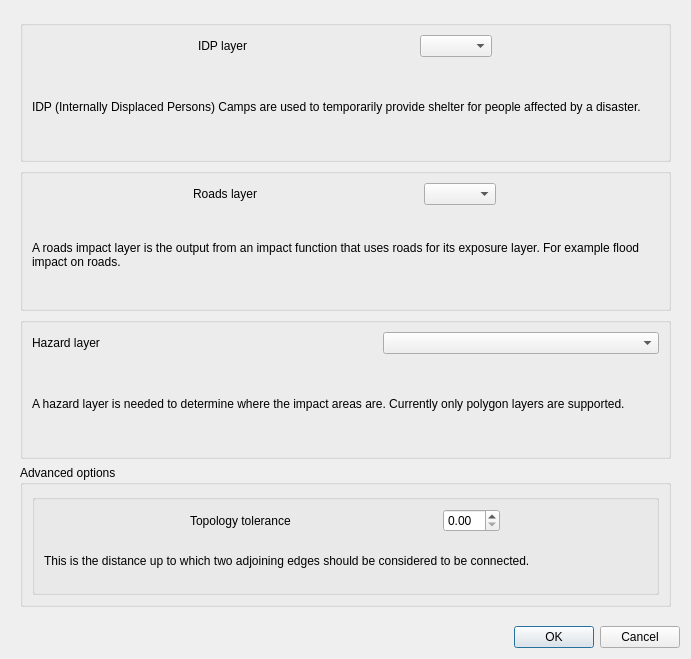
<?xml version="1.0" encoding="UTF-8"?>
<ui version="4.0">
 <class>RoutingAnalysisDialogBase</class>
 <widget class="QDialog" name="RoutingAnalysisDialogBase">
  <property name="geometry">
   <rect>
    <x>0</x>
    <y>0</y>
    <width>691</width>
    <height>659</height>
   </rect>
  </property>
  <property name="sizePolicy">
   <sizepolicy hsizetype="MinimumExpanding" vsizetype="Preferred">
    <horstretch>0</horstretch>
    <verstretch>0</verstretch>
   </sizepolicy>
  </property>
  <property name="windowTitle">
   <string>Hazard to IDP Routing</string>
  </property>
  <layout class="QVBoxLayout" name="verticalLayout_7">
   <property name="spacing">
    <number>10</number>
   </property>
   <item>
    <widget class="QScrollArea" name="scrollArea">
     <property name="sizePolicy">
      <sizepolicy hsizetype="Minimum" vsizetype="Expanding">
       <horstretch>0</horstretch>
       <verstretch>0</verstretch>
      </sizepolicy>
     </property>
     <property name="frameShape">
      <enum>QFrame::NoFrame</enum>
     </property>
     <property name="frameShadow">
      <enum>QFrame::Plain</enum>
     </property>
     <property name="horizontalScrollBarPolicy">
      <enum>Qt::ScrollBarAlwaysOff</enum>
     </property>
     <property name="widgetResizable">
      <bool>true</bool>
     </property>
     <widget class="QWidget" name="scrollAreaWidgetContents">
      <property name="geometry">
       <rect>
        <x>0</x>
        <y>0</y>
        <width>683</width>
        <height>611</height>
       </rect>
      </property>
      <layout class="QVBoxLayout" name="verticalLayout_6">
       <item>
        <widget class="QGroupBox" name="groupBox">
         <property name="sizePolicy">
          <sizepolicy hsizetype="MinimumExpanding" vsizetype="Preferred">
           <horstretch>0</horstretch>
           <verstretch>0</verstretch>
          </sizepolicy>
         </property>
         <property name="title">
          <string/>
         </property>
         <layout class="QVBoxLayout" name="verticalLayout">
          <item>
           <layout class="QHBoxLayout" name="horizontalLayout">
            <item>
             <widget class="QLabel" name="label">
              <property name="sizePolicy">
               <sizepolicy hsizetype="Maximum" vsizetype="Preferred">
                <horstretch>0</horstretch>
                <verstretch>0</verstretch>
               </sizepolicy>
              </property>
              <property name="text">
               <string>IDP layer</string>
              </property>
             </widget>
            </item>
            <item>
             <widget class="QComboBox" name="comboBox">
              <property name="sizePolicy">
               <sizepolicy hsizetype="Maximum" vsizetype="Fixed">
                <horstretch>0</horstretch>
                <verstretch>0</verstretch>
               </sizepolicy>
              </property>
             </widget>
            </item>
           </layout>
          </item>
          <item>
           <widget class="QLabel" name="label_3">
            <property name="sizePolicy">
             <sizepolicy hsizetype="Minimum" vsizetype="Preferred">
              <horstretch>0</horstretch>
              <verstretch>0</verstretch>
             </sizepolicy>
            </property>
            <property name="frameShape">
             <enum>QFrame::NoFrame</enum>
            </property>
            <property name="text">
             <string>IDP (Internally Displaced Persons) Camps are used to temporarily provide shelter for people affected by a disaster.</string>
            </property>
            <property name="scaledContents">
             <bool>false</bool>
            </property>
            <property name="wordWrap">
             <bool>true</bool>
            </property>
           </widget>
          </item>
         </layout>
        </widget>
       </item>
       <item>
        <widget class="QGroupBox" name="groupBox_2">
         <property name="sizePolicy">
          <sizepolicy hsizetype="Minimum" vsizetype="Preferred">
           <horstretch>0</horstretch>
           <verstretch>0</verstretch>
          </sizepolicy>
         </property>
         <property name="title">
          <string/>
         </property>
         <layout class="QVBoxLayout" name="verticalLayout_2">
          <item>
           <layout class="QHBoxLayout" name="horizontalLayout_2">
            <item>
             <widget class="QLabel" name="label_2">
              <property name="sizePolicy">
               <sizepolicy hsizetype="Maximum" vsizetype="Preferred">
                <horstretch>0</horstretch>
                <verstretch>0</verstretch>
               </sizepolicy>
              </property>
              <property name="text">
               <string>Roads layer</string>
              </property>
             </widget>
            </item>
            <item>
             <widget class="QComboBox" name="comboBox_2">
              <property name="sizePolicy">
               <sizepolicy hsizetype="Maximum" vsizetype="Fixed">
                <horstretch>0</horstretch>
                <verstretch>0</verstretch>
               </sizepolicy>
              </property>
             </widget>
            </item>
           </layout>
          </item>
          <item>
           <widget class="QLabel" name="label_4">
            <property name="sizePolicy">
             <sizepolicy hsizetype="Minimum" vsizetype="Preferred">
              <horstretch>0</horstretch>
              <verstretch>0</verstretch>
             </sizepolicy>
            </property>
            <property name="text">
             <string>A roads impact layer is the output from an impact function that uses roads for its exposure layer. For example flood impact on roads.</string>
            </property>
            <property name="wordWrap">
             <bool>true</bool>
            </property>
           </widget>
          </item>
         </layout>
        </widget>
       </item>
       <item>
        <widget class="QGroupBox" name="groupBox_3">
         <property name="sizePolicy">
          <sizepolicy hsizetype="Preferred" vsizetype="Preferred">
           <horstretch>0</horstretch>
           <verstretch>0</verstretch>
          </sizepolicy>
         </property>
         <property name="title">
          <string/>
         </property>
         <layout class="QVBoxLayout" name="verticalLayout_3">
          <item>
           <layout class="QHBoxLayout" name="horizontalLayout_3">
            <item>
             <widget class="QLabel" name="label_5">
              <property name="sizePolicy">
               <sizepolicy hsizetype="Maximum" vsizetype="Preferred">
                <horstretch>0</horstretch>
                <verstretch>0</verstretch>
               </sizepolicy>
              </property>
              <property name="text">
               <string>Hazard layer</string>
              </property>
             </widget>
            </item>
            <item>
             <spacer name="horizontalSpacer_2">
              <property name="orientation">
               <enum>Qt::Horizontal</enum>
              </property>
              <property name="sizeHint" stdset="0">
               <size>
                <width>40</width>
                <height>20</height>
               </size>
              </property>
             </spacer>
            </item>
            <item>
             <widget class="QComboBox" name="comboBox_3">
              <property name="sizePolicy">
               <sizepolicy hsizetype="MinimumExpanding" vsizetype="Fixed">
                <horstretch>0</horstretch>
                <verstretch>0</verstretch>
               </sizepolicy>
              </property>
             </widget>
            </item>
           </layout>
          </item>
          <item>
           <widget class="QLabel" name="label_6">
            <property name="sizePolicy">
             <sizepolicy hsizetype="Minimum" vsizetype="Preferred">
              <horstretch>0</horstretch>
              <verstretch>0</verstretch>
             </sizepolicy>
            </property>
            <property name="text">
             <string>A hazard layer is needed to determine where the impact areas are. Currently only polygon layers are supported.</string>
            </property>
            <property name="wordWrap">
             <bool>true</bool>
            </property>
           </widget>
          </item>
         </layout>
        </widget>
       </item>
       <item>
        <widget class="QGroupBox" name="groupBox_4">
         <property name="sizePolicy">
          <sizepolicy hsizetype="Expanding" vsizetype="Preferred">
           <horstretch>0</horstretch>
           <verstretch>0</verstretch>
          </sizepolicy>
         </property>
         <property name="title">
          <string>Advanced options</string>
         </property>
         <property name="checkable">
          <bool>false</bool>
         </property>
         <layout class="QVBoxLayout" name="verticalLayout_4">
          <item>
           <widget class="QGroupBox" name="groupBox_5">
            <property name="title">
             <string/>
            </property>
            <layout class="QVBoxLayout" name="verticalLayout_5">
             <item>
              <layout class="QHBoxLayout" name="horizontalLayout_4">
               <item>
                <widget class="QLabel" name="label_7">
                 <property name="sizePolicy">
                  <sizepolicy hsizetype="Maximum" vsizetype="Preferred">
                   <horstretch>0</horstretch>
                   <verstretch>0</verstretch>
                  </sizepolicy>
                 </property>
                 <property name="text">
                  <string>Topology tolerance</string>
                 </property>
                </widget>
               </item>
               <item>
                <widget class="QDoubleSpinBox" name="doubleSpinBox">
                 <property name="sizePolicy">
                  <sizepolicy hsizetype="Maximum" vsizetype="Fixed">
                   <horstretch>0</horstretch>
                   <verstretch>0</verstretch>
                  </sizepolicy>
                 </property>
                </widget>
               </item>
              </layout>
             </item>
             <item>
              <widget class="QLabel" name="label_8">
               <property name="sizePolicy">
                <sizepolicy hsizetype="Minimum" vsizetype="Preferred">
                 <horstretch>0</horstretch>
                 <verstretch>0</verstretch>
                </sizepolicy>
               </property>
               <property name="text">
                <string>This is the distance up to which two adjoining edges should be considered to be connected.</string>
               </property>
               <property name="wordWrap">
                <bool>true</bool>
               </property>
              </widget>
             </item>
            </layout>
           </widget>
          </item>
         </layout>
        </widget>
       </item>
      </layout>
     </widget>
    </widget>
   </item>
   <item>
    <widget class="QDialogButtonBox" name="button_box">
     <property name="orientation">
      <enum>Qt::Horizontal</enum>
     </property>
     <property name="standardButtons">
      <set>QDialogButtonBox::Cancel|QDialogButtonBox::Ok</set>
     </property>
    </widget>
   </item>
  </layout>
 </widget>
 <resources/>
 <connections>
  <connection>
   <sender>button_box</sender>
   <signal>accepted()</signal>
   <receiver>RoutingAnalysisDialogBase</receiver>
   <slot>accept()</slot>
   <hints>
    <hint type="sourcelabel">
     <x>248</x>
     <y>254</y>
    </hint>
    <hint type="destinationlabel">
     <x>157</x>
     <y>274</y>
    </hint>
   </hints>
  </connection>
  <connection>
   <sender>button_box</sender>
   <signal>rejected()</signal>
   <receiver>RoutingAnalysisDialogBase</receiver>
   <slot>reject()</slot>
   <hints>
    <hint type="sourcelabel">
     <x>316</x>
     <y>260</y>
    </hint>
    <hint type="destinationlabel">
     <x>286</x>
     <y>274</y>
    </hint>
   </hints>
  </connection>
 </connections>
</ui>
